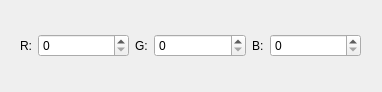
<?xml version="1.0" encoding="UTF-8"?>
<ui version="4.0">
 <class>Dialog</class>
 <widget class="QDialog" name="Dialog">
  <property name="geometry">
   <rect>
    <x>0</x>
    <y>0</y>
    <width>382</width>
    <height>92</height>
   </rect>
  </property>
  <property name="windowTitle">
   <string>Dialog</string>
  </property>
  <widget class="QWidget" name="horizontalLayoutWidget">
   <property name="geometry">
    <rect>
     <x>20</x>
     <y>20</y>
     <width>341</width>
     <height>51</height>
    </rect>
   </property>
   <layout class="QHBoxLayout" name="horizontalLayout" stretch="0,1,0,1,0,1">
    <property name="sizeConstraint">
     <enum>QLayout::SetDefaultConstraint</enum>
    </property>
    <item>
     <widget class="QLabel" name="labelR">
      <property name="text">
       <string>R:</string>
      </property>
     </widget>
    </item>
    <item>
     <widget class="QSpinBox" name="spinBoxR">
      <property name="maximum">
       <number>255</number>
      </property>
     </widget>
    </item>
    <item>
     <widget class="QLabel" name="labelG">
      <property name="text">
       <string>G:</string>
      </property>
     </widget>
    </item>
    <item>
     <widget class="QSpinBox" name="spinBoxG">
      <property name="maximum">
       <number>255</number>
      </property>
     </widget>
    </item>
    <item>
     <widget class="QLabel" name="labelB">
      <property name="text">
       <string>B:</string>
      </property>
     </widget>
    </item>
    <item>
     <widget class="QSpinBox" name="spinBoxB">
      <property name="maximum">
       <number>255</number>
      </property>
     </widget>
    </item>
   </layout>
  </widget>
 </widget>
 <resources/>
 <connections/>
</ui>
